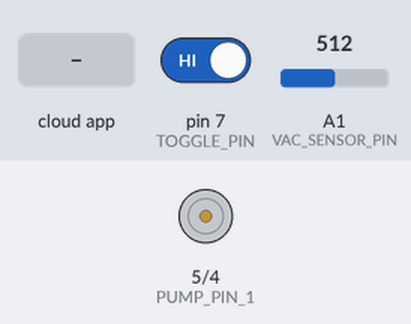
The sketch below on a simulated Arduino Uno, built with avr-gcc and run on an emulated ATmega328P. On the bench: motor-driver pin pairs drawn as motors (green arrow = first pin HIGH = forward, orange = second pin HIGH = backward, longer = more drive). The test bench sets the inputs (shaded band); at power-on: pin 7 (TOGGLE_PIN) HIGH, A1 (VAC_SENSOR_PIN) = 512. The ROS host is connected and sends only what is stated; what the sketch prints to the serial monitor is not drawn.

Above: at 1.2 s.
1.3 s: the phone or cloud app sets vacuum_state to 1
At 2.3 s:
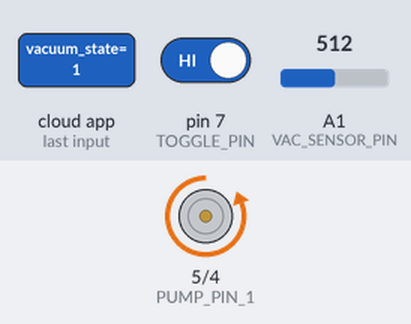
2.9 s: the phone or cloud app sets vacuum_state to 0
At 4.1 s:
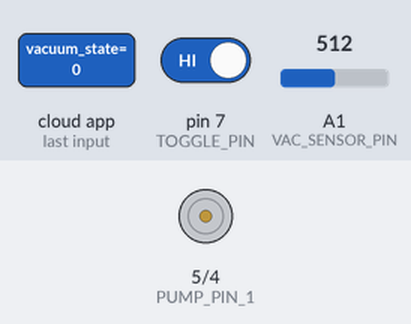
4.5 s: pin 7 (TOGGLE_PIN) driven LOW
At 5.8 s:
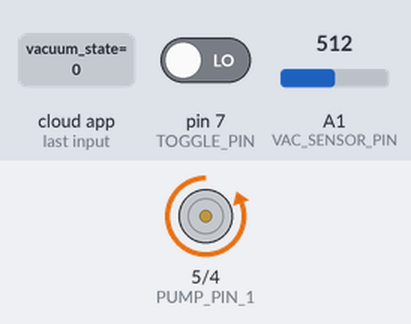
Timing chart, 0 to 7.5 s (numbered marks = the images above; inputs shaded):
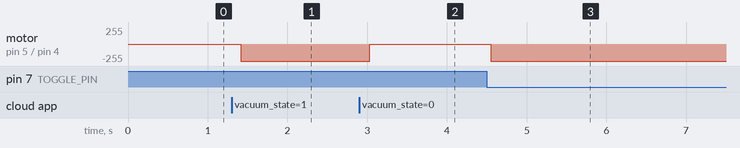

The sketch:

VacuumPumpController.ino
```cpp
#define USE_USBCON

#include <ros.h>
#include <std_msgs/Float32.h>
#include <std_msgs/Int8.h>


#define VAC_SENSOR_PIN A1
#define PUMP_PIN_1 5
#define PUMP_PIN_2 4
#define TOGGLE_PIN 7

ros::NodeHandle nh;
std_msgs::Float32 pressure_msg;
ros::Publisher pub_pressure("pressure", &pressure_msg);

float pressureReading;
unsigned long lastPressureTime;
bool pumpOn;

void vac_ctrlCallback(const std_msgs::Int8& vacuum_state){
  bool buttonSignal = digitalRead(TOGGLE_PIN);
  Serial.println(vacuum_state.data);
  if(vacuum_state.data == 1) {
    pumpOn = HIGH;
  } else {
    pumpOn = LOW;
  }
}

ros::Subscriber<std_msgs::Int8> sub_ctrl("vacuum_state", vac_ctrlCallback);

void setup() {
  Serial.begin(9600);
  Serial.println("Vaccum Sensor Started...");
  nh.initNode();
  nh.advertise(pub_pressure);

  nh.initNode();
  nh.subscribe(sub_ctrl);

  pinMode(PUMP_PIN_1,OUTPUT);
  pinMode(PUMP_PIN_2,OUTPUT);
  pinMode(TOGGLE_PIN,INPUT_PULLUP);
  pumpOn = 0;
}

void loop() {
  unsigned long timeSinceLastPressure = millis() - lastPressureTime;
  if (timeSinceLastPressure > 100) {
    pressureReading = getPressure();
    if(!digitalRead(TOGGLE_PIN)) {
      pumpOn = HIGH;
    }
    setMotorState(pumpOn);
    pressure_msg.data = pressureReading;
    pub_pressure.publish(&pressure_msg);
    nh.spinOnce();
    lastPressureTime = millis();
    Serial.println(pressureReading);
  }
}

double getPressure() {
  double Voltage = analogRead(VAC_SENSOR_PIN) / 1023.0 * 5.0;
  double Pressure = 1/0.018 * (Voltage/5.0 - 0.92);
  return Pressure;
}

void setMotorState(bool motorDirection) {
  // -1 is reverse
  // 0 is stopped
  // 1 is forward
  switch(motorDirection) {
    case LOW:
      digitalWrite(PUMP_PIN_1,LOW);
      digitalWrite(PUMP_PIN_2,LOW);
      break;
    case HIGH:
      digitalWrite(PUMP_PIN_1,LOW);
      digitalWrite(PUMP_PIN_2,HIGH);
      break;
  }
}
```

Measured:
- after the input at 1.3 s, motor on pin 5 (PUMP_PIN_1) / pin 4 (PUMP_PIN_2): stopped → backward 255/255 after 0.12 s
- after the input at 2.9 s, motor on pin 5 (PUMP_PIN_1) / pin 4 (PUMP_PIN_2): backward 255/255 → stopped after 0.13 s
- after the input at 4.5 s, motor on pin 5 (PUMP_PIN_1) / pin 4 (PUMP_PIN_2): stopped → backward 255/255 after 0.05 s
